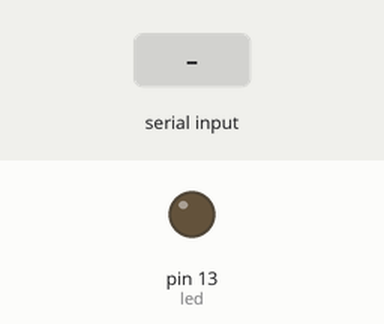
This sketch was run on a simulated Arduino Uno, built with avr-gcc and run on an emulated ATmega328P. Parts: output pins drawn as LEDs (lit = HIGH). The test bench sets the inputs (shaded band). What the sketch prints to the serial monitor is not drawn.

Above: at 1.2 s.
1.3 s: byte 120 received over Serial
At 3.3 s:
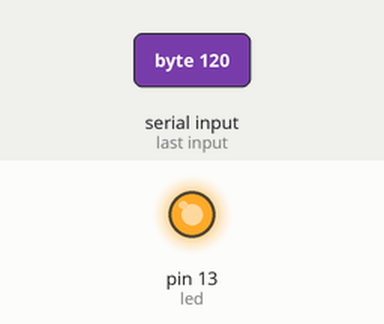
Timing chart, 0 to 5.0 s (numbered marks = the images above; inputs shaded):
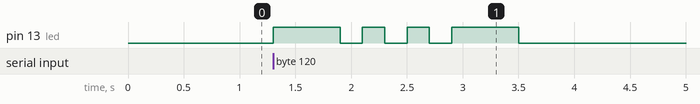

Measured:
- after the input at 1.3 s, pin 13 (led): LOW → HIGH at once, then repeats every 0.40 s: LOW 0.20 s, HIGH 0.20 s

The sketch:

morse_array.ino
```cpp
int led = 13;
const int morseLen = 6;

int timeMorseShort = 200;
int timeMorseLong = timeMorseShort * 3;
int timeMorseSpace = timeMorseShort;
int timeMorseSpaceLetter = timeMorseShort * 3;
int timeMorseSpaceWord = timeMorseShort * 7;

int a;
int b;

//array with letters
int morse[26][morseLen] = {
{2,0,1,0,0,0}, //a 97
{4,1,0,1,0,0}, //c 99
{4,1,0,0,0,0}, //b 98
{3,1,0,0,0,0}, //d 100
{1,0,0,0,0,0}, //e 101
{4,0,0,1,0,0}, //f 102
{3,1,1,0,0,0}, //g
{4,0,0,0,0,0}, //h
{2,0,0,0,0,0}, //i
{4,0,1,1,1,0}, //j
{3,1,0,1,0,0}, //k
{4,0,1,0,0,0}, //l
{2,1,1,0,0,0}, //m
{2,1,0,1,0,0}, //n
{3,1,1,1,0,0}, //o
{4,0,1,1,0,0}, //p
{4,1,1,0,1,0}, //q
{3,0,1,0,0,0}, //r
{3,0,0,0,0,0}, //s
{1,1,0,0,0,0}, //t
{3,0,0,1,0,0}, //u
{3,0,0,0,1,0}, //v
{3,0,1,1,0,0}, //w
{4,1,0,0,1,0}, //x
{4,1,0,1,1,0}, //y
{4,1,1,0,0,0}, //z
};

void setup()
{
  pinMode(led, OUTPUT);
  Serial.begin(9600);
};

// define beeps
void beepShort()
{
  digitalWrite(led,HIGH);
  delay(timeMorseShort);
  digitalWrite(led,LOW);
  delay(timeMorseSpace);
}

void beepLong()
{
  digitalWrite(led,HIGH);
  delay(timeMorseLong);
  digitalWrite(led,LOW);
  delay(timeMorseSpace);
}


void loop()
{

  a=Serial.read()-97;   //shift input to start from 0

  if(a>=-97 && a<29)    //prevent bugs
  {
    for(int i=1; i < (morse[a][0]) + 1; i++)
    {
      if(morse[a][i]==1)    //read long beep from array
      {
        beepLong();
        Serial.print(morse[a][i]);
      }
      else if (morse[a][i]==0)    //read short beep from array
      {
        beepShort();
        Serial.print(morse[a][i]);
      }
    }

    if(a==-65)    //add letter space
    {
          delay(timeMorseSpaceWord);
          //Serial.println();
    }
    delay(timeMorseSpaceLetter);
    Serial.println();   //make serial look cleaner
  }
};
```
